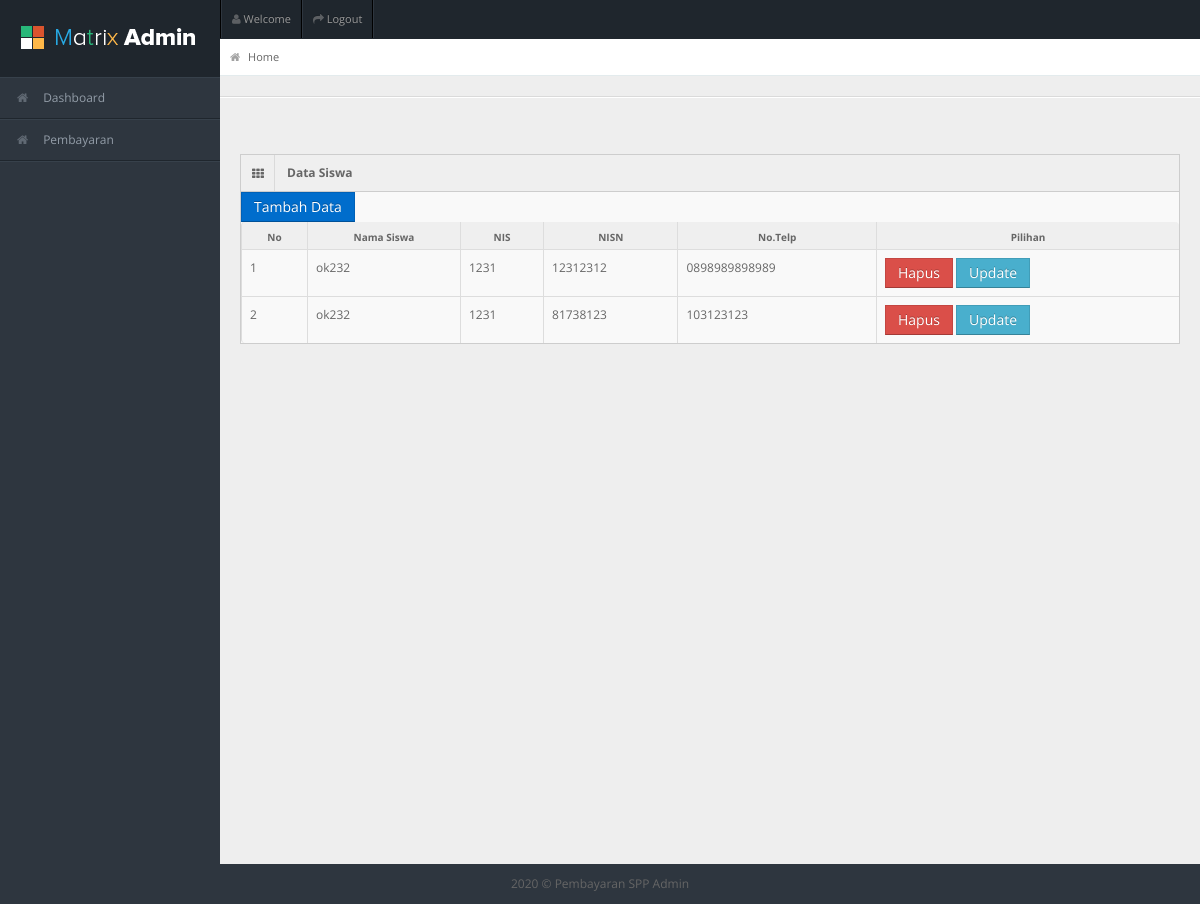
Page /admin/dataUser.php on the committed database.
### tables this page shows
CREATE TABLE `siswa` (
  `id_siswa` int(11) NOT NULL,
  `nisn` char(10) NOT NULL,
  `nis` char(8) NOT NULL,
  `nama` varchar(35) NOT NULL,
  `id_kelas` int(11) NOT NULL,
  `alamat` text NOT NULL,
  `no_telp` varchar(13) NOT NULL,
  `id_spp` int(11) NOT NULL
);

### include.php (called while the page is built, shortened)
<?php
$conn = mysqli_connect("localhost","root","","pembayaranspp");
function query($query){
	global $conn;
	$result = mysqli_query($conn,$query);
	$rows = [];
	while ($row = mysqli_fetch_assoc($result)) {
		$rows[] = $row;
	}
	return $rows;
}

### admin/dataUser.php (the view)
<?php
require '../include.php';
require 'layouts/header.php';
$siswa = query("SELECT * FROM siswa");
?>
<div id="content">
  <div id="content-header">
    <div id="breadcrumb"> <a href="index.php" title="Go to Home" class="tip-bottom"><i class="icon-home"></i> Home</a></div>
  </div>
  <hr/>
  <div class="container-fluid">
  	<div class="row-fluid">
  		<div class="span12">
  			<div class="widget-box">
          <div class="widget-title"> <span class="icon"> <i class="icon-th"></i> </span>
            <h5>Data Siswa</h5>
          </div>
          <div class="widget-content nopadding">
            <table class="table table-bordered table-striped">
				<a href="tambahDataSiswa.php " class="btn btn-primary">Tambah Data</a>
				<thead>
					<tr>
						<th>No</th>
						<th>Nama Siswa</th>
						<th>NIS</th>
						<th>NISN</th>
						<th>No.Telp</th>
						<th>Pilihan</th>
					</tr>
				</thead>
				<tbody>
					<?php $i=1; ?>
					<?php foreach($siswa as $p) : ?>
					<tr>
						<td><?php echo $i++;  ?></td>
						<td><?php echo $p["nama"]; ?></td>
						<td><?php echo $p["nis"]; ?></td>
						<td><?php echo $p["nisn"]; ?></td>
						<td><?php echo $p["no_telp"]; ?></td>
						<td>
							<a href="hapusSiswa.php?id=<?php echo $p["id_siswa"] ?>" class="btn btn-danger">Hapus</a>
							<a href="updateSiswa.php?id=<?php echo $p["id_siswa"] ?>" class="btn btn-info">Update</a>
						</td>
					</tr>
					<?php endforeach; ?>
				</tbody>
            </table>
          </div>
        </div>
  		</div>
  	</div>
  </div>
</div>
<?php require 'layouts/footer.php'; ?>

### admin/css/matrix-style.css (style rules this page uses)
* { outline:none !important; -moz-outline: none !important; }
html, body { height:100% }
body { overflow-x: hidden; margin-top: -10px; font-family: 'Open Sans', sans-serif; font-size:12px; color:#666; }
a { color:#666; }
select, textarea, input[type="text"], input[type="password"], input[type="datetime"], input[type="datetime-local"], input[type="date"], input[type="month"], input[type="time"], input[type="week"], input[type="number"], input[type="email"], input[type="url"], input[type="search"], input[type="tel"], input[type="color"], .uneditable-input, .label, .dropdown-menu, .btn, .well, .progress, .table-bordered, .btn-group > .btn:first-child, .btn-group > .btn:last-child, .btn-group > .btn:last-child, .btn-group > .dropdown-toggle, .alert { border-radius:0px; }
.btn, textarea, input[type="text"], input[type="password"], input[type="datetime"], input[type="datetime-local"], input[type="date"], input[type="month"], input[type="time"], input[type="week"], input[type="number"], input[type="email"], input[type="url"], input[type="search"], input[type="tel"], input[type="color"], .uneditable-input { box-shadow:none; }
.progress, .progress-success .bar, .progress .bar-success, .progress-warning .bar, .progress .bar-warning, .progress-danger .bar, .progress .bar-danger, .progress-info .bar, .progress .bar-info, .btn, .btn-primary { background-image:none; }
hr { border-top-color:#dadada; }
#content { background: none repeat scroll 0 0 #eeeeee; margin-left: 220px; margin-right: 0; padding-bottom: 25px; position: relative; min-height:100%; width: auto; }
#content-header { position: abslute; width: 100%; margin-top: -38px; z-index: 20; }
.container-fluid .row-fluid:first-child { margin-top: 20px; }
#breadcrumb { background-color: #fff; border-bottom: 1px solid #e3ebed; }
#breadcrumb a { padding: 8px 20px 8px 10px; display: inline-block; background-image: url('../img/breadcrumb.png'); background-position: center right; background-repeat: no-repeat; font-size: 11px; color: #666666; }
#breadcrumb a:last-child { background-image:none; }
#breadcrumb a i { margin-right: 5px; opacity: .6; }
.stat-boxes .peity_bar_good, .stat-boxes .peity_line_good, { color: #459D1C; }
.widget-box { background: none repeat scroll 0 0 #F9F9F9; border-left: 1px solid #CDCDCD; border-top: 1px solid #CDCDCD; border-right: 1px solid #CDCDCD; clear: both; margin-top: 16px; margin-bottom: 16px; position: relative; }
.widget-title, .modal-header, .table th, div.dataTables_wrapper .ui-widget-header { background:#efefef; border-bottom: 1px solid #CDCDCD; height: 36px; }
.widget-title span.icon { padding: 9px 10px 7px 11px; float: left; border-right:1px solid #dadada; }
.widget-title h5 { color: #666; float: left; font-size: 12px; font-weight: bold; padding: 12px; line-height: 12px; margin: 0; }
.widget-content { padding:15px; border-bottom: 1px solid #cdcdcd; }
.table th { height: auto; font-size: 10px; padding: 5px 10px 2px; border-bottom: 0; text-align: center; color: #666666; }
.nopadding { padding: 0 !important; }
.nopadding .table { margin-bottom: 0; }
.nopadding .table-bordered { border: 0; }

### admin/css/matrix-media.css (style rules this page uses)
body { background:#2E363F; }

### rows in the picture
siswa: nama "ok232", nis "1231", nisn "12312312", no_telp "0898989898989"
siswa: nama "ok232", nis "1231", nisn "81738123", no_telp "103123123"
